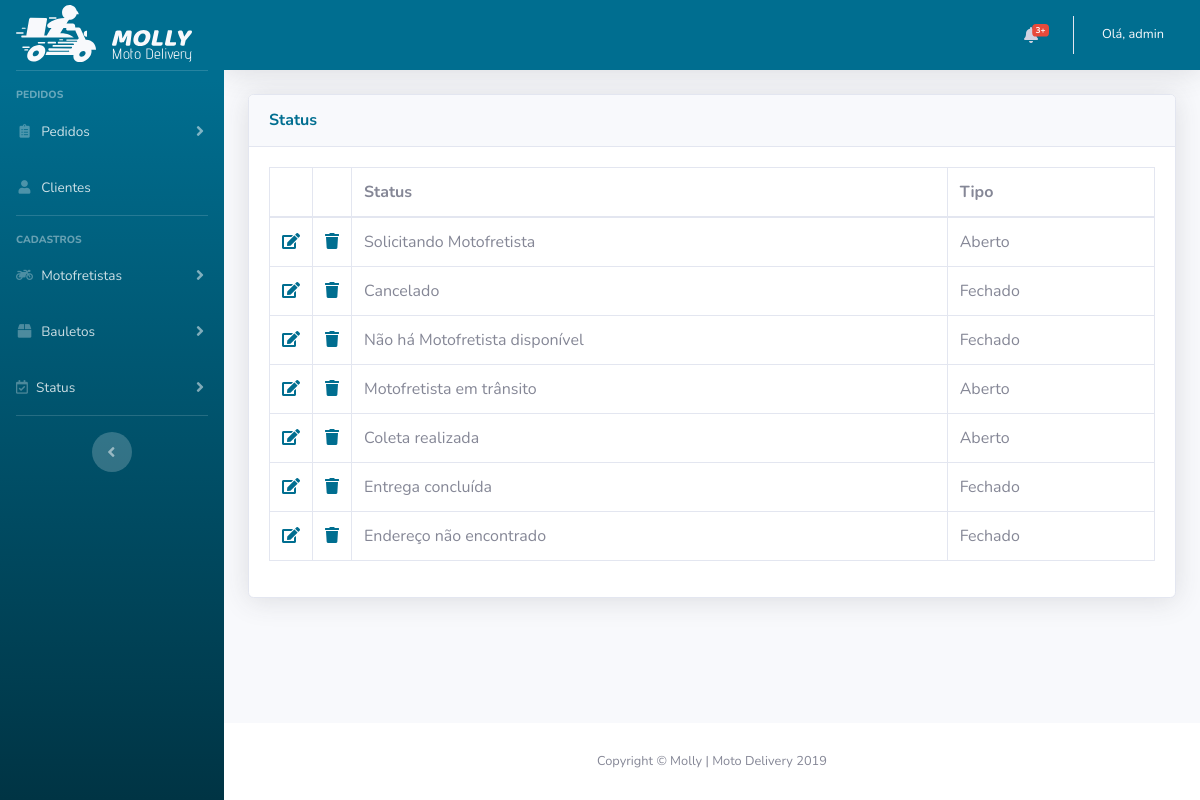
The app's page /admin/status/listar.php (signed in) with its own data.
### tables this page shows
CREATE TABLE `status` (
  `id` INT NOT NULL AUTO_INCREMENT,
  `nome` VARCHAR(200) NULL,
  `tipo` INT NULL DEFAULT 0 COMMENT '0 = Fechado;\n1 = Aberto;',
  PRIMARY KEY (`id`));

### www/admin/status/listar.php (the view, shortened to what this page needs)
<?php
include('../template/header.php');
$pdo = dbConnect();
$status = $pdo->query('select * from status;');
?>
<div id="wrapper">
  <?php include_once('../menu/sidebar.php') ?>
  <div id="content-wrapper" class="d-flex flex-column">
    <div id="content">
      <?php include_once('../menu/topbar.php') ?>
      <div class="container-fluid">
        <div class="card shadow mb-4">
          <div class="card-header py-3">
            <h6 class="m-0 font-weight-bold text-primary">Status</h6>
          </div>
          <div class="card-body">
            <?php if ($status->rowCount() <= 0) : ?>
              <h6 class="m-0 text-primary">Nenhum Status cadastrado</h6>
            <?php else : ?>
              <div class="table-responsive">
                <table class="table table-bordered" id="dataTable" width="100%" cellspacing="0">
                  <thead>
                    <tr>
                      <th width="30px"></th>
                      <th width="30px"></th>
                      <th>Status</th>
                      <th>Tipo</th>
                    </tr>
                  </thead>
                  <tbody>
                    <?php while ($elem = $status->fetch(PDO::FETCH_OBJ)) { ?>
                      <tr>
                        <td>
                          <a href="index.php?action=update&id=<?php echo $elem->id; ?>">
                            <i class="fas fa-edit"></i>
                          </a>
                        </td>
                        <td>
                          <a href="#" data-toggle="modal" data-target="#deleteModal_<?php echo $elem->id; ?>">
                            <i class="fas fa-trash"></i>
                          </a>
                        </td>
                        <td><?php echo $elem->nome ?></td>
                        <td>
                          <?php
                              $tipo = '';
                              switch ($elem->tipo) {
                                case '0':
                                  $tipo = 'Fechado';
                                  break;
                                case '1':
                                  $tipo = 'Aberto';
                                  break;
                              }
                              echo $tipo;
                              ?>
                      </tr>
                    <?php } ?>
                  </tbody>
                </table>
              </div>
            <?php endif; ?>
          </div>
        </div>
      </div>
    </div>
    <?php include('../../copyright.php') ?>
  </div>
</div>
<?php include('../template/footer.php') ?>

### www/admin/template/header.php (shortened to what this page needs)
<!DOCTYPE html>
<html lang="pt-br">
<head>
  <link href="<?php echo URL ?>assets/vendor/fontawesome-free/css/all.min.css" rel="stylesheet" type="text/css">
  <link href="<?php echo URL ?>assets/css/template.min.css" rel="stylesheet">
</head>
<body id="admin">

### www/admin/menu/sidebar.php (shortened to what this page needs)
<ul class="navbar-nav bg-gradient-primary sidebar sidebar-dark accordion" id="accordionSidebar">
  <span class="sidebar-brand d-flex align-items-end justify-content-center">
    <div class="sidebar-brand-icon">
    </div>
    <div class="sidebar-brand-text mx-3">
    </div>
  </span>
  <hr class="sidebar-divider">
  <div class="sidebar-heading">
    Pedidos
  </div>
  <li class="nav-item">
    <a class="nav-link collapsed" href="#" data-toggle="collapse" data-target="#collapsePedidos" aria-expanded="true" aria-controls="collapsePedidos">
    <i class="fas fa-fw fa-clipboard-list"></i>
      <span>Pedidos</span>
    </a>
  </li>
  <li class="nav-item">
    <a class="nav-link" href="<?php echo URL ?>admin/clientes">
      <i class="fas fa-fw fa-user"></i>
      <span>Clientes</span>
    </a>
  </li>
  <hr class="sidebar-divider">
  <div class="sidebar-heading">
    Cadastros
  </div>
  <li class="nav-item">
    <a class="nav-link collapsed" href="#" data-toggle="collapse" data-target="#collapseMotofretista" aria-expanded="true" aria-controls="collapseMotofretista">
      <i class="fas fa-fw fa-motorcycle"></i>
      <span>Motofretistas</span>
    </a>
  </li>
  <li class="nav-item">
    <a class="nav-link collapsed" href="#" data-toggle="collapse" data-target="#collapseBauleto" aria-expanded="true" aria-controls="collapseBauleto">
      <i class="fas fa-fw fa-box"></i>
      <span>Bauletos</span>
    </a>
  </li>
  <li class="nav-item">
    <a class="nav-link collapsed" href="#" data-toggle="collapse" data-target="#collapseStatus" aria-expanded="true" aria-controls="collapseStatus">
      <i class="far fa-calendar-check"></i>
      <span>Status</span>
    </a>
  </li>
  <hr class="sidebar-divider d-none d-md-block">
  <div class="text-center d-none d-md-inline">
    <button class="rounded-circle border-0" id="sidebarToggle"></button>
  </div>
</ul>

### www/admin/menu/topbar.php (shortened to what this page needs)
<nav class="navbar navbar-expand navbar-light topbar mb-4 static-top shadow">
    <ul class="navbar-nav ml-auto">
        <li class="nav-item dropdown no-arrow mx-1">
            <a class="nav-link dropdown-toggle" href="#" id="alertsDropdown" role="button" data-toggle="dropdown" aria-haspopup="true" aria-expanded="false">
                <i class="fas fa-bell fa-fw"></i>
                <span class="badge badge-danger badge-counter">3+</span>
            </a>
        </li>
        <li class="nav-item dropdown no-arrow">
            <a class="nav-link dropdown-toggle" href="#" id="userDropdown" role="button" data-toggle="dropdown" aria-haspopup="true" aria-expanded="false">
                <span class="mr-2 d-none d-lg-inline text-gray-100 small">Olá, <?php echo $_SESSION['admin_usuario']; ?></span>
            </a>
        </li>
    </ul>
</nav>

### www/copyright.php
<footer class="sticky-footer bg-white">
    <div class="container my-auto">
        <div class="copyright text-center my-auto">
            <span>Copyright &copy; Molly | Moto Delivery 2019</span>
        </div>
    </div>
</footer>

### www/admin/template/footer.php (shortened to what this page needs)
</body>
</html>

### records on screen
status: nome "Solicitando Motofretista", tipo "Aberto"
status: nome "Cancelado", tipo "Fechado"
status: nome "Não há Motofretista disponível", tipo "Fechado"
status: nome "Motofretista em trânsito", tipo "Aberto"
status: nome "Coleta realizada", tipo "Aberto"
status: nome "Entrega concluída", tipo "Fechado"
status: nome "Endereço não encontrado", tipo "Fechado"

### other values on screen
$_SESSION['admin_usuario'] "admin"
